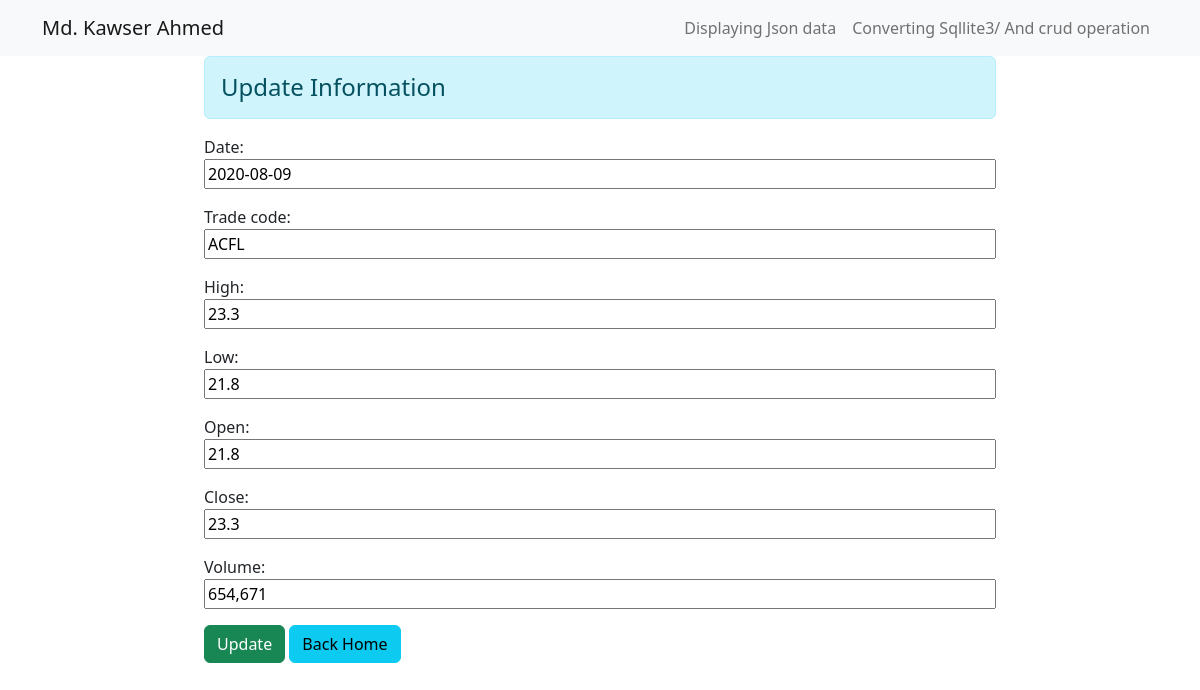
Page /edit/9716 on the earlier database version.
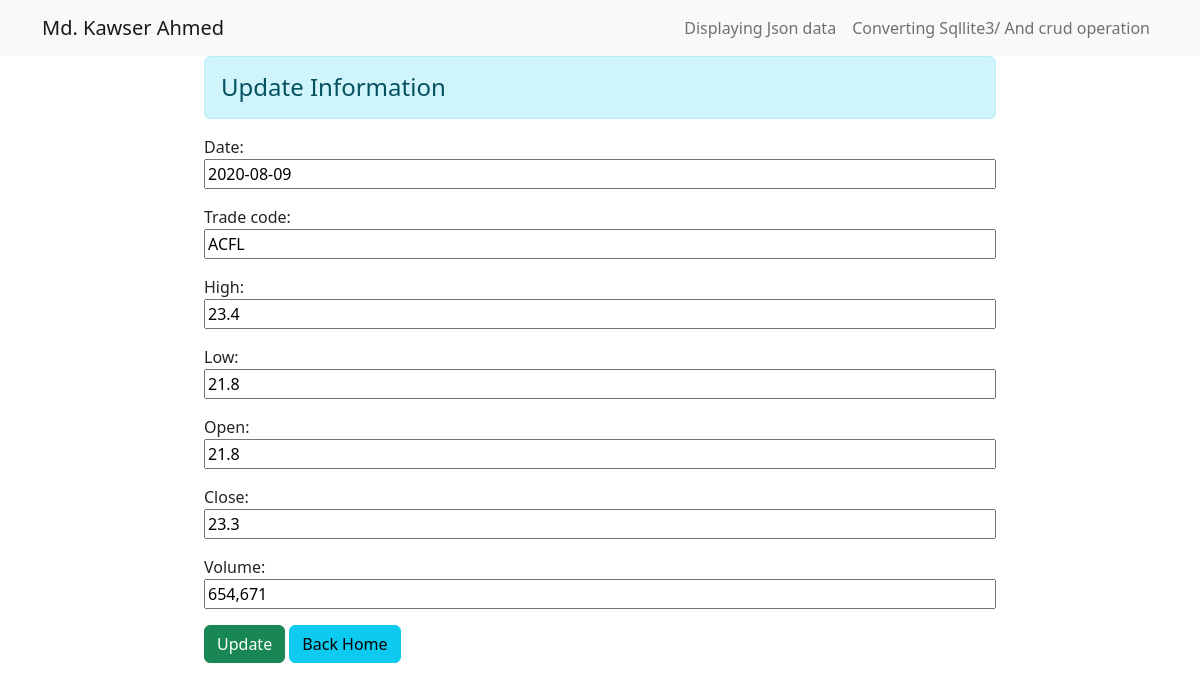
Same page on the later database version.
### Dealingwithjson/models.py (models this page shows)
class jsonToSql(models.Model):
    date = models.DateField()
    trade_code = models.CharField(max_length=200)
    high = models.CharField(max_length=20)
    low = models.CharField(max_length=20)
    open = models.CharField(max_length=20)
    close = models.CharField(max_length=20)
    volume = models.CharField(max_length=50)

### Dealingwithjson/views.py (the view)
# urls.py: path('edit/<int:id>',views.update_data,name="updatedata"),
def update_data(request,id):
    if request.method == "POST":
        pi = jsonToSql.objects.get(pk=id)
        fm =  Updatedata(request.POST,instance=pi)
        if fm.is_valid():
            fm.save()
            return HttpResponseRedirect('/')
    else:
        pi = jsonToSql.objects.get(pk=id)
        fm = Updatedata(instance=pi)
    return render(request,"Dealingwithjson/updatedata.html",{"form":fm})

### Dealingwithjson/forms.py
class Updatedata(forms.ModelForm):
    class Meta:
        model = jsonToSql
        fields ='__all__'
        widgets = {
            'date': forms.DateInput(attrs={'class':"col-sm-12"}),
            'trade_code': forms.TextInput(attrs={"class":'col-sm-12'}),
            'high':  forms.TextInput(attrs={"class":'col-sm-12'}),
            'low':   forms.TextInput(attrs={"class":'col-sm-12'}),
            'open':  forms.TextInput(attrs={"class":'col-sm-12'}),
            'close': forms.TextInput(attrs={"class":'col-sm-12'}),
            'volume':forms.TextInput(attrs={"class":'col-sm-12'}),
        }

### Dealingwithjson/templates/Dealingwithjson/updatedata.html (shortened to what this page needs)
{% extends 'Dealingwithjson/base1.html' %}
{% block table %}
<div class="row">
    <div class="col-sm-8 offset-2">
        <h4 class="alert alert-info">Update Information</h4>
        <form action="" method="POST">
            {{form.as_p}}
            <input type="submit" class="btn btn-success" value="Update">
            <a href="{% url 'home' %}" class="btn btn-info">Back Home</a>
        </form>
    </div>
</div>
{% endblock table %}

Differences in the rows shown:
changed jsonToSql "ACFL": high "23.3" → "23.4"
